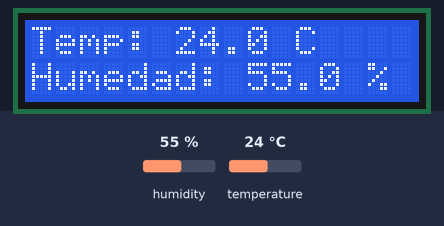
Simulated run of this sketch. Board: Arduino Uno, built with avr-gcc and run on an emulated ATmega328P. On the bench: 16×2 character LCD. The inputs (shaded band) are chosen by the test bench; at power-on: humidity 55 %, temperature 24 °C.

Above: at 1.2 s.
1.3 s: humidity set to 22 %
At 2.6 s:
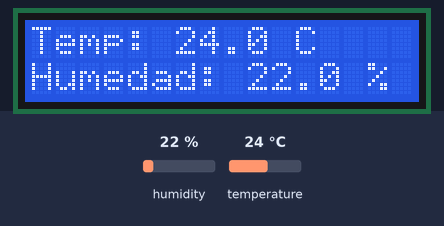
3.6 s: temperature set to 12 °C
At 5.3 s:
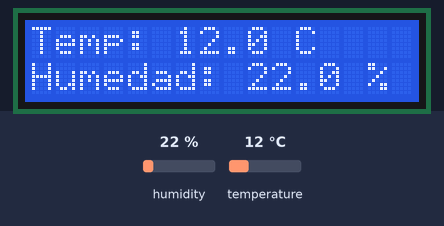
5.6 s: humidity set to 40 %
At 7.0 s:
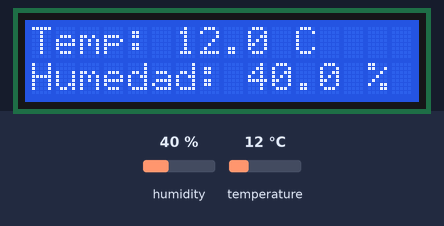
7.7 s: temperature set to 19 °C
At 8.7 s:
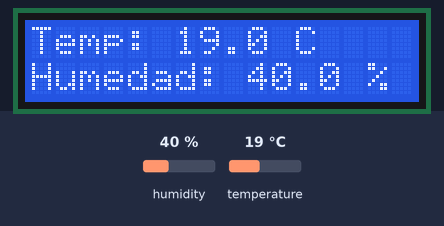
Timing chart, 0 to 10.7 s (numbered marks = the images above; inputs shaded):
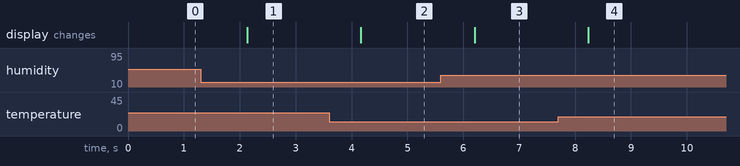

The sketch:

sketch_jan2b.ino
```cpp
#include <Wire.h>
#include <LiquidCrystal_I2C.h>
#include <Adafruit_Sensor.h>
#include <DHT.h>
#include <DHT_U.h>

// Configura el sensor DHT11
#define DHTPIN 2
#define DHTTYPE DHT22
DHT_Unified dht(DHTPIN, DHTTYPE);

// Configura la pantalla LCD 16x2 I2C
LiquidCrystal_I2C lcd(0x27, 16, 2);

void setup() {
  // Inicializa el sensor DHT11
  dht.begin();

  // Inicializa la pantalla LCD
  lcd.init();
  lcd.backlight();

  // Muestra un mensaje de inicio en la pantalla
  lcd.setCursor(0, 0);
  lcd.print("Temp: ");
  lcd.setCursor(0, 1);
  lcd.print("Humedad: ");
}

void loop() {
  // Lee los datos del sensor DHT11
  sensors_event_t event;
  dht.temperature().getEvent(&event);
  float temperatura = event.temperature;
  dht.humidity().getEvent(&event);
  float humedad = event.relative_humidity;

  // Actualiza la pantalla con los valores
  lcd.setCursor(6, 0);
  lcd.print(temperatura, 1);
  lcd.print(" C");
  lcd.setCursor(9, 1);
  lcd.print(humedad, 1);
  lcd.print(" %");

  delay(1000); // Espera 1 segundos antes de la siguiente lectura
}
```

Measured:
- after the input at 1.3 s, the display: changes after 0.83 s (image 1)
- after the input at 3.6 s, the display: changes after 0.57 s (image 2)
- after the input at 5.6 s, the display: changes after 0.60 s (image 3)
- after the input at 7.7 s, the display: changes after 0.54 s (image 4)
